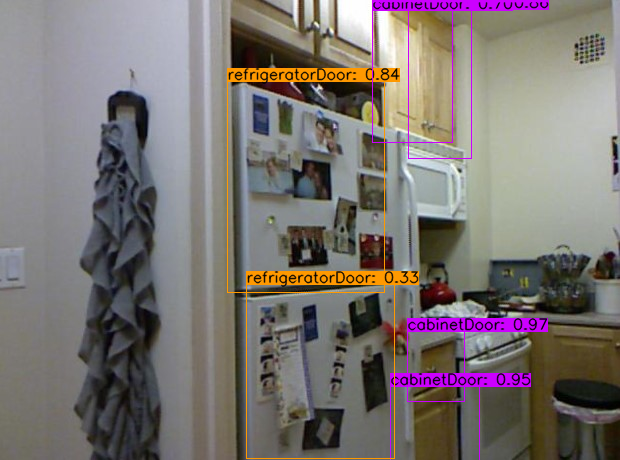
#> input picture YoloV4-Darknet/Custom-Data/Model-Conversion-Tensorflow/detections/detection1.png, 620 x 460 px
$ jupyter execute yolov4_tensorflow.ipynb   (shell and % lines are left out)
#> lines starting #> are read from the running program, lines starting #| are printed output that depends on the picture
### Creating Conda Envirnment with all dependencies for tflite

### installing dependencies and creating separate conda envirnment

[cell 1]
#!conda env create -f conda-cpu.yml
#!conda activate yolov4-cpu

### generating tensorflow model from darknet framework

[cell 2]
#!python save_model.py --output ./checkpoints/yolov4-tiny-416 --input_size 416 --model yolov4 --framework tflite --tiny

### generating tflite model

[cell 3]
#!python convert_tflite.py --weights ./checkpoints/yolov4-tiny-416 --output ./checkpoints/yolov4-tiny-416.tflite

### Qunatize to float 16

[cell 4]
#!python convert_tflite.py --weights ./checkpoints/ yolov4-tiny-416 --output ./checkpoints/yolov4-416-fp16.tflite --quantize_mode float16

### Checking the Tensorflow Model

[cell 5]
#!python detect.py --weights ./checkpoints/yolov4-tiny-416.tflite --size 416 --model yolov4 -images ./data/images/126.jpg --output ./output/output_2.jpg --framework tflite

[cell 6]
def imShow(path):
#> called with path = 'detections/detection1.png'
    import cv2
    import matplotlib.pyplot as plt
    %matplotlib inline

    image = cv2.imread(path)
#> image is the input picture: shape (460, 620, 3); mean B, G, R 113.4, 116.3, 123.1
    height, width = image.shape[:2]
#> height = 460; width = 620
    resized_image = cv2.resize(image,(3*width, 3*height), interpolation = cv2.INTER_CUBIC)

    fig = plt.gcf()
    fig.set_size_inches(18, 10)
    plt.axis("off")
    plt.imshow(cv2.cvtColor(resized_image, cv2.COLOR_BGR2RGB))
    plt.show()
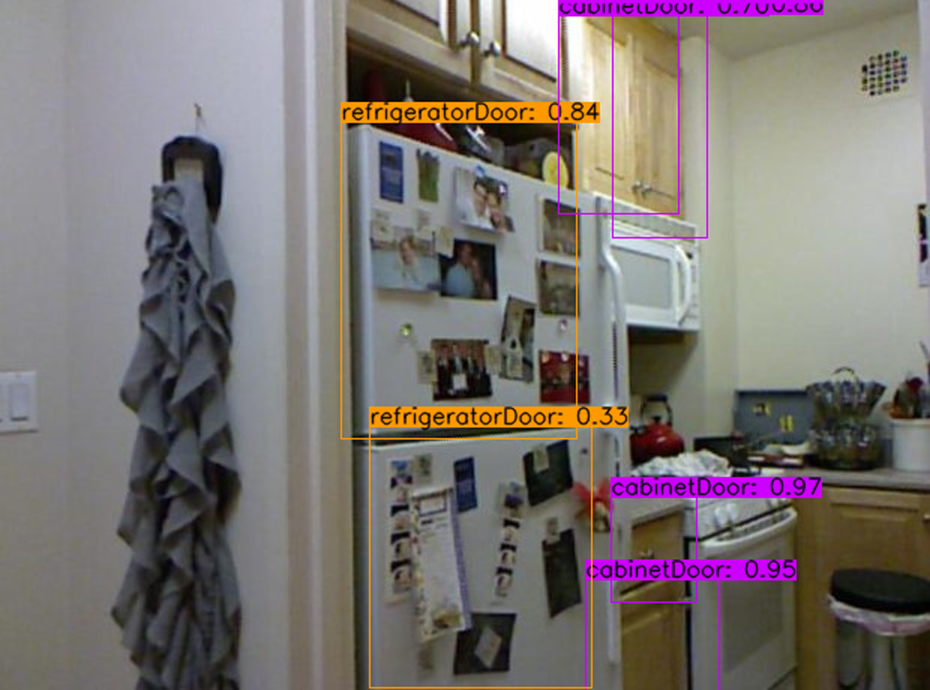
#> shown: shape (1380, 1860, 3) (shown at 1/2 size); mean R, G, B 123, 116.3, 113.4
